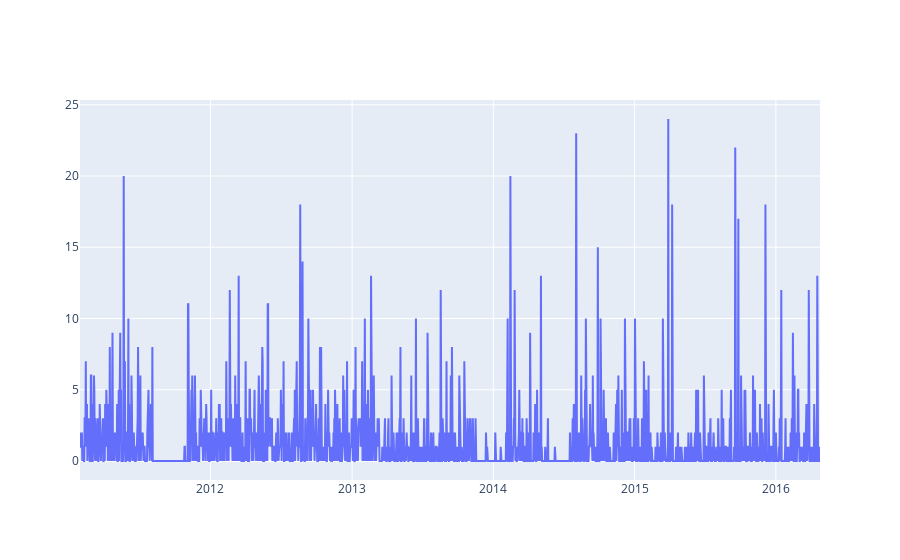

Notebook source saved alongside this figure:
### Code cell
import plotly.graph_objects as go
import pandas as pd

df = d.train.query("id == 'FOODS_1_001_CA_3'")

fig = go.Figure()
fig.add_trace(
    go.Scatter(
        x = pd.to_datetime(df["date"]),
        y = df["sell_num"]
    )
)
fig.show()

### Figure 1 — Plotly figure (JSON) as saved in the notebook; plotly's stock layout.template omitted (floating-point values rounded to 4 significant figures; data arrays with more than 128 entries replaced by an {"elided": "..."} marker saying what was removed)
{"data": [{"type": "scatter", "x": {"elided": "1913 str values"}, "y": {"elided": "1913 int values"}}], "layout": {}}
